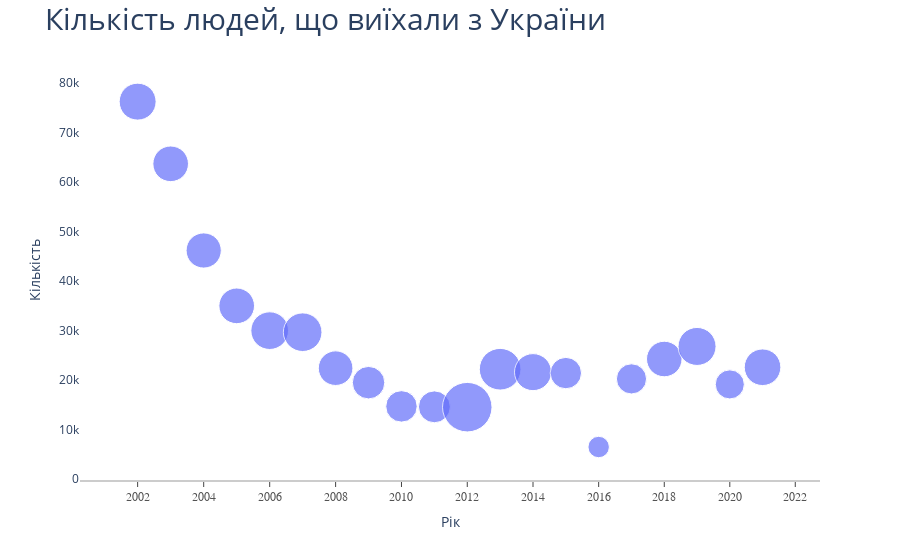

The cell this chart's notebook holds for it:
### Code cell
fig = px.scatter(total_out, y=total_out['Вибулі'], x=total_out['Роки'],
    size=total_in['Прибулі'], size_max=35, log_x=True, labels={'Роки':'Рік', 'Вибулі':'Кількість'})

fig.update_layout(
    title=dict(text="Кількість людей, що виїхали з України", font=dict(size=30))
)
fig.update_layout(
    xaxis=dict(
        showline=True,
        showgrid=False,
        linecolor='rgb(204, 204, 204)',
        linewidth=2,
        ticks='outside',
        tickfont=dict(
            family='Arial',
            size=12,
            color='rgb(82, 82, 82)')))
fig.update_layout(plot_bgcolor='rgba(0,0,0,0)',  
                  )
fig

### Figure 1 — Plotly figure (JSON) as saved in the notebook; plotly's stock layout.template omitted (floating-point values rounded to 4 significant figures)
{"data": [{"hovertemplate": "Рік=%{x}<br>Кількість=%{y}<br>size=%{marker.size}<extra></extra>", "legendgroup": "", "marker": {"color": "#636efa", "size": [42473, 39489, 38567, 39580, 44227, 46507, 37323, 32917, 30810, 31684, 76361, 54100, 42698, 30659, 14311, 28360, 39307, 45011, 26361, 41724], "sizemode": "area", "sizeref": 62.34, "symbol": "circle"}, "mode": "markers", "name": "", "orientation": "v", "showlegend": false, "type": "scatter", "x": [2002, 2003, 2004, 2005, 2006, 2007, 2008, 2009, 2010, 2011, 2012, 2013, 2014, 2015, 2016, 2017, 2018, 2019, 2020, 2021], "xaxis": "x", "y": [76264, 63699, 46182, 34997, 29982, 29669, 22402, 19470, 14677, 14588, 14517, 22187, 21599, 21409, 6465, 20234, 24252, 26789, 19121, 22587], "yaxis": "y"}], "layout": {"legend": {"itemsizing": "constant", "tracegroupgap": 0}, "margin": {"t": 60}, "plot_bgcolor": "rgba(0,0,0,0)", "title": {"font": {"size": 30}, "text": "Кількість людей, що виїхали з України"}, "xaxis": {"anchor": "y", "domain": [0, 1], "linecolor": "rgb(204, 204, 204)", "linewidth": 2, "showgrid": false, "showline": true, "tickfont": {"color": "rgb(82, 82, 82)", "family": "Arial", "size": 12}, "ticks": "outside", "title": {"text": "Рік"}, "type": "log"}, "yaxis": {"anchor": "x", "domain": [0, 1], "title": {"text": "Кількість"}}}}
